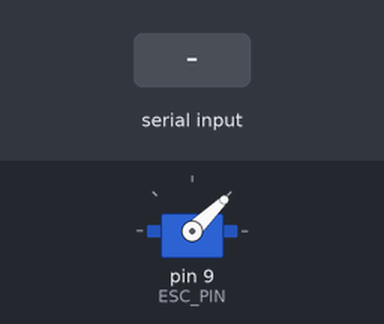
A sketch run on a simulated Arduino Uno, built with avr-gcc and run on an emulated ATmega328P. Parts: servo. Inputs (shaded band) come from the test bench. What the sketch prints to the serial monitor is not drawn.

Above: at 1.2 s.
1.3 s: "25P\n" received over Serial
At 2.1 s:
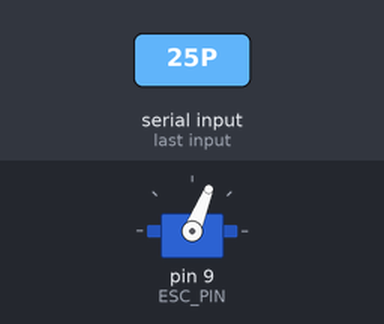
2.8 s: "50P\n" received over Serial
At 3.2 s:
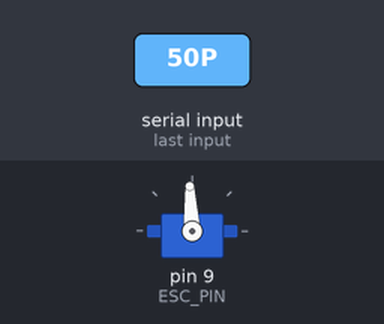
4.3 s: "75P\n" received over Serial
At 5.5 s:
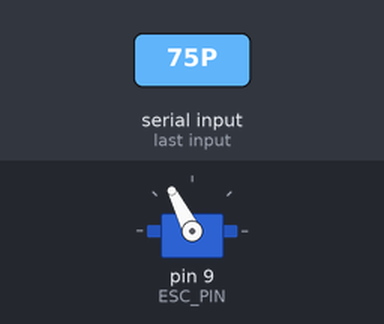
5.8 s: "100P\n" received over Serial
At 6.7 s:
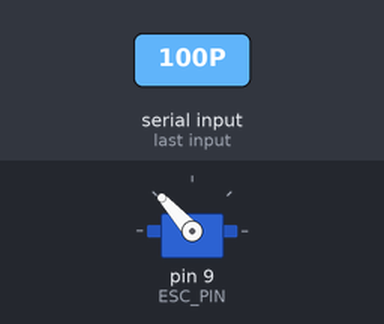
7.3 s: "OFF\n" received over Serial
At 7.8 s:
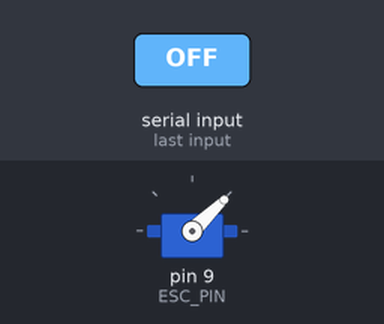
Timing chart, 0 to 9.8 s (numbered marks = the images above; inputs shaded):
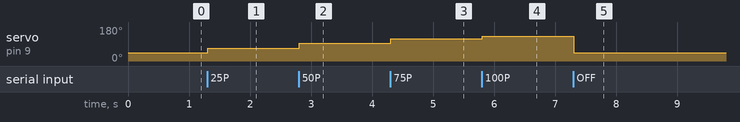

The sketch:

TimerInArduino.ino
```cpp
#include <Servo.h>

Servo esc; // ESC control object
#define ESC_PIN 9       // Pin for ESC
#define RX_TIMEOUT 100  // RX check interval (ms)

unsigned long stateStartTime = 0; // Start time of the current state
bool newCommand = false;          // Flag for new command

enum MotorState { OFF, P25, P50, P75, P100 };
MotorState currentState = OFF;

void setup() {
    Serial.begin(9600);      // Initialize RX
    esc.attach(ESC_PIN);     // Attach ESC to pin
    esc.writeMicroseconds(1000); // Set ESC to idle
    Serial.println("System initialized.");
}

void loop() {
    handleRxCommands(); // Non-blocking RX handler
    handleMotorState(); // Handle motor state transitions
}

void handleRxCommands() {
    if (Serial.available() > 0) {
        String command = Serial.readStringUntil('\n');
        command.trim();

        if (command == "OFF") {
            currentState = OFF;
            newCommand = true;
        } else if (command == "25P") {
            currentState = P25;
            newCommand = true;
        } else if (command == "50P") {
            currentState = P50;
            newCommand = true;
        } else if (command == "75P") {
            currentState = P75;
            newCommand = true;
        } else if (command == "100P") {
            currentState = P100;
            newCommand = true;
        }
    }
}

void handleMotorState() {
    static int subState = 0; // Sub-state for multi-step sequences
    unsigned long elapsedTime = millis() - stateStartTime;

    if (newCommand) {
        subState = 0;               // Reset sub-state
        stateStartTime = millis();  // Reset timer
        newCommand = false;
    }

    switch (currentState) {
        case OFF:
            esc.writeMicroseconds(1000); // 0% power
            break;

        case P25:
            if (elapsedTime < 50000) { // 50 seconds
                esc.writeMicroseconds(1250); // 25% power
            } else {
                currentState = OFF; // Transition to OFF
            }
            break;

        case P50:
            if (subState == 0 && elapsedTime < 30000) { // 30 seconds
                esc.writeMicroseconds(1500); // 50% power
            } else if (subState == 0) {
                subState = 1; // Move to next sub-state
                stateStartTime = millis();
            } else if (elapsedTime < 20000) { // 20 seconds
                esc.writeMicroseconds(1250); // 25% power
            } else {
                currentState = OFF;
            }
            break;

        case P75:
            if (subState == 0 && elapsedTime < 30000) { // 30 seconds
                esc.writeMicroseconds(1750); // 75% power
            } else if (subState == 0) {
                subState = 1; // Move to next sub-state
                stateStartTime = millis();
            } else if (elapsedTime < 20000) { // 20 seconds
                esc.writeMicroseconds(1250); // 25% power
            } else {
                currentState = OFF;
            }
            break;

        case P100:
            if (subState == 0 && elapsedTime < 25000) { // 25 seconds
                esc.writeMicroseconds(1900); // 90% power
            } else if (subState == 0) {
                subState = 1; // Move to next sub-state
                stateStartTime = millis();
            } else if (elapsedTime < 25000) { // 25 seconds
                esc.writeMicroseconds(1250); // 25% power
            } else {
                currentState = OFF;
            }
            break;
    }
}
```

Measured:
- after the input at 1.3 s, servo on pin 9 (ESC_PIN): 44° → 68° at once
- after the input at 2.8 s, servo on pin 9 (ESC_PIN): 68° → 93° at once
- after the input at 4.3 s, servo on pin 9 (ESC_PIN): 93° → 117° at once
- after the input at 5.8 s, servo on pin 9 (ESC_PIN): 117° → 132° at once
- after the input at 7.3 s, servo on pin 9 (ESC_PIN): 132° → 44° at once
